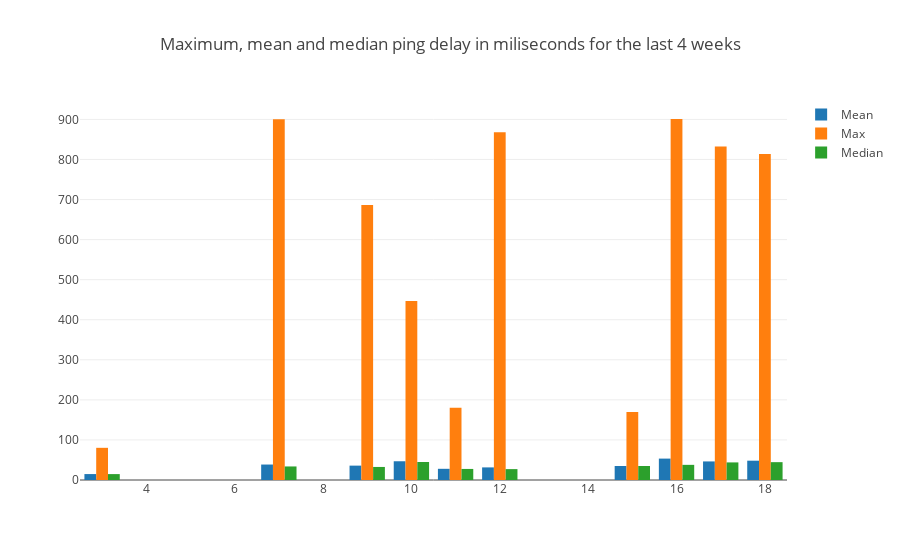

The cell this chart's notebook holds for it:
### Markdown cell above
Plotting mean and max ping latency results for every reporting result in December.

### Code cell
trace1 = go.Bar(
            x=device_numbers_dec,
            y=device_mean_dec,
            name='Mean',
    )
trace2 = go.Bar(
            x=device_numbers_dec,
            y=device_max_dec,
            name='Max',
    
    )
trace3 = go.Bar(
            x=device_numbers_dec,
            y=device_median_dec,
            name='Median',
    
    )
data = [trace1, trace2, trace3]
layout = go.Layout(
       # barmode='stack',
        title="Maximum, mean and median ping delay in miliseconds for the last 4 weeks"
    )

fig = go.Figure(data=data, layout=layout)
iplot(fig)

### Figure 1 — Plotly figure (JSON) as saved in the notebook; plotly's stock layout.template omitted (floating-point values rounded to 4 significant figures)
{"data": [{"name": "Mean", "type": "bar", "x": [3, 7, 9, 10, 11, 12, 15, 16, 17, 18], "y": [14.79, 38.59, 35.86, 46.77, 27.93, 31.46, 35.01, 53.41, 46.34, 48.23]}, {"name": "Max", "type": "bar", "x": [3, 7, 9, 10, 11, 12, 15, 16, 17, 18], "y": [80.32, 900.7, 686.3, 446.6, 180.6, 867.8, 169.8, 901.1, 832.2, 813.9]}, {"name": "Median", "type": "bar", "x": [3, 7, 9, 10, 11, 12, 15, 16, 17, 18], "y": [14.73, 33.83, 32.59, 44.89, 27.61, 27.16, 35.0, 37.8, 43.9, 44.53]}], "layout": {"title": "Maximum, mean and median ping delay in miliseconds for the last 4 weeks"}}
